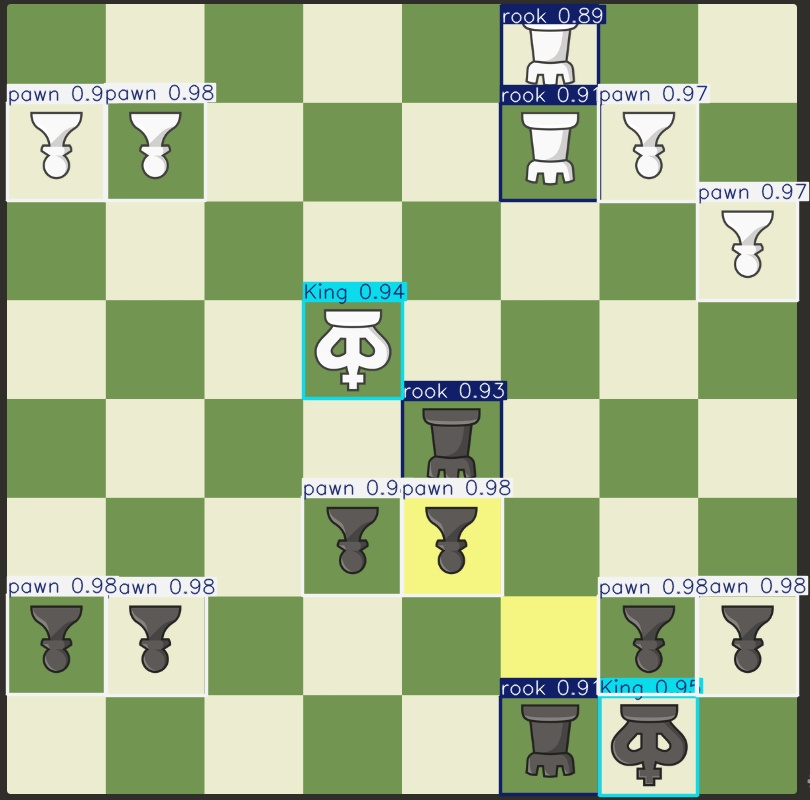
#> input picture Task-5/test2_editied.jpg, 810 x 800 px
$ python Grayscale.py ../Task-5/test2_editied.jpg
#> lines starting #> are read from the running program, lines starting #| are printed output that depends on the picture
from PIL import Image
import sys
import pytesseract
import numpy as np

if len(sys.argv) > 1:
    fileName = sys.argv[1]
    if not fileName.lower().endswith((".png", ".jpg", ".jpeg")):
        print("error : supported image types are png jpg jpeg")
        exit()
else:
    print("No agrument passed ....Exiting")
    exit()


# part 2 - Grayscaling
def to_greyscale(image_path):
#> called with image_path = '../Task-5/test2_editied.jpg'
    try:
        img = Image.open(image_path)
#> img is the input picture: PIL image 810x800 RGB; mean R, G, B 166.6, 183, 142.5
        width, height = img.size
#> width = 810; height = 800
        print(f"{height} and width {width}")
#| 800 and width 810
        for x in range(width):
            for y in range(height):
                # Get the pixel
                r, g, b = img.getpixel((x, y))[:3]
                # Calculate the gray
                gray_value = (r + g + b) // 3
                # replace the pixel
                img.putpixel((x, y), (gray_value, gray_value, gray_value))
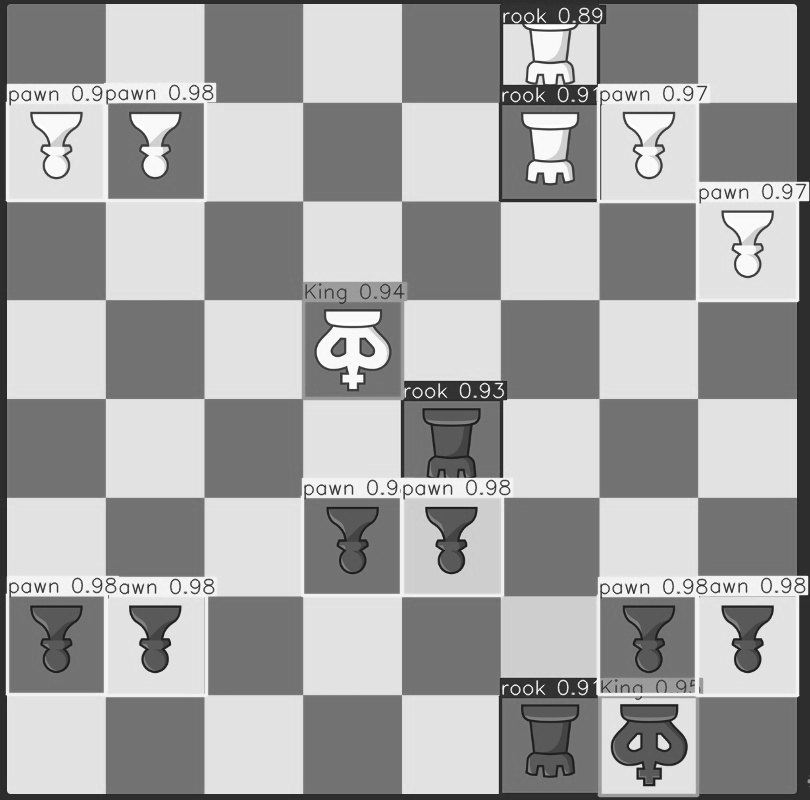
#> img: PIL image 810x800 RGB; min 21, max 255, mean 163.5
        img.show()
    except Exception as e:
        print(f"problem inverting to greyscale \n {e}")


to_greyscale(fileName)
